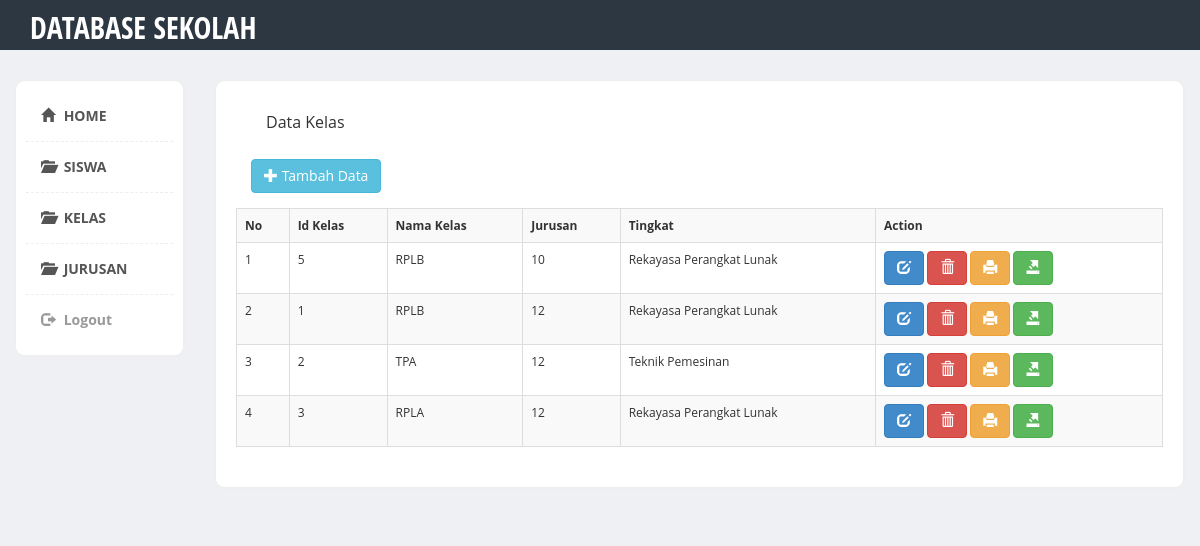
/kelas.php (signed in), run on the app's committed database.
### tables this page shows
CREATE TABLE `kelas` (
  `id_kelas` int(10) NOT NULL,
  `nm_kelas` varchar(50) NOT NULL,
  `tingkat` int(10) NOT NULL,
  `id_jur` int(10) NOT NULL
);

CREATE TABLE `jurusan` (
  `id_jur` int(10) NOT NULL,
  `nm_jur` varchar(50) NOT NULL,
  `kaprog` varchar(30) NOT NULL
);

### kelas.php (the view, shortened to what this page needs)
 <!DOCTYPE html>
<html>
    <head>
            <link href="assets/css/bootstrap.min.css" rel="stylesheet">
            <link href="assets/css/styles.css" rel="stylesheet">
    </head>
<body>
<div class="header">
	<div class="container">
	    <div class="row">
	        <div class="col-md-5">
	            <div class="logo">
	                <h1><a href="dashboard.php">DATABASE SEKOLAH</a></h1>
	            </div>
            </div>
	    </div>
	</div>
</div>
<div class="page-content">
    <div class="row">
		<div class="col-md-2">
		<div class="sidebar content-box" style="display: block;">
            <ul class="nav">
            <li class="current"><a href="dashboard.php"><i class="glyphicon glyphicon-home"></i> HOME</a></li>
            <li class="current"><a href="siswa.php"><i class="glyphicon glyphicon-folder-open"></i> SISWA</a></li>
            <li class="current"><a href="kelas.php"><i class="glyphicon glyphicon-folder-open"></i> KELAS</a></li>
            <li class="current"><a href="jur.php"><i class="glyphicon glyphicon-folder-open"></i> JURUSAN</a></li>
            <li><a href="login/logout.php"><i class="glyphicon glyphicon-log-out"></i> Logout</a></li>
            </ul>
        </div>
        </div>
    <div class="col-md-10">
        <div class="row">
            <div class="col-md-12">
            <div class="content-box-large">
  				<div class="panel-heading">
                    <div class="panel-title">Data Kelas</div>
                </div>
                <div class="panel-body">
                <a href= create-kls.php class="btn btn-info"><i class="glyphicon glyphicon-plus"></i> Tambah Data </a>
                </div>
                <div class="table-responsive">
  				    <table cellpadding="0" cellspacing="0" border="0" class="table table-striped table-bordered">
                        <tr>
                            <th>No</th>
                            <th>Id Kelas</th>
                            <th>Nama Kelas</th>
                            <th>Jurusan</th>
                            <th>Tingkat</th>
                            <th>Action</th>
                        </tr>
                            <?php
                            include 'koneksi.php';
                            $no=1;
                            $sql='SELECT kelas.id_kelas,kelas.nm_kelas,kelas.tingkat,kelas.id_jur,jurusan.nm_jur,jurusan.kaprog FROM kelas INNER JOIN jurusan ON kelas.id_jur=jurusan.id_jur ORDER BY tingkat';
                            $query = mysqli_query($koneksi,$sql);
                            while ($row = mysqli_fetch_array($query)){ ?>
                            <tr>
                                <td><?php echo $no++;?> </td>
                                <td><?php echo $row['id_kelas'];?> </td>
                                <td><?php echo$row['nm_kelas'];?></td>
                                <td><?php echo$row['tingkat'];?></td>
                                <td><?php echo$row['nm_jur'];?></td>
                                <td>
                                    <a href=edit-kls.php?id_kelas=<?php echo $row['id_kelas'];?> class="btn btn-primary"><i class="glyphicon glyphicon-edit"></i></a>
                                    <a href=crud/del-kls.php?id_kelas=<?php echo $row['id_kelas'];?> class="btn btn-danger"> <i class="glyphicon glyphicon-trash"></i></a>
                                    <a href=crud/cetak.php?id_kelas=<?php echo $row['id_kelas'];?> class="btn btn-warning"> <i class="glyphicon glyphicon-print"></i></a>
                                    <a href=crud/export.php?id_kelas=<?php echo $row['id_kelas'];?> class="btn btn-success"> <i class="glyphicon glyphicon-export"></i></a>
                                </td>
                            </tr>
                            <?php }?>
                    </table>
                </div>
            </div>
            </div>
        </div>
    </div>
    </div>
</div>
</body>
</html>

### assets/css/styles.css (style rules this page uses)
body { font-family: 'Open Sans', sans-serif; background-color: #f7f7f7; position: relative; margin: 0px; font-size: 12px; padding: 0px; }
.page-content>.row { margin-left: 0px !important; margin-right: 0px !important; margin-top: 30px; }
.header { height: 50px; background-color: #2c3742; }
.header .logo h1 { font-size: 30px; margin: 0px; padding: 10px 0px; }
.header .logo h1 a { color: #fff; font-family: 'Open Sans Condensed', sans-serif; }
.content-box, .content-box-large { margin-bottom: 30px; background: #fff; border-radius: 10px; padding: 10px; border-left: 1px solid #eee; border-top: 1px solid #eee; border-right: 2px solid #eee; border-bottom: 2px solid #eee; }
.content-box-large { padding: 20px; }
.sidebar ul.nav, .sidebar ul.nav ul { list-style: none; padding: 0px; margin: 0px; }
.sidebar .nav>li { margin: 0; border-bottom: 1px dashed #eee; }
.sidebar .nav>li:last-child { border-bottom: 0px; }
.sidebar .nav>li>a { font-size: 14px; line-height: 20px; padding: 15px 15px; color: #999; display: block; font-weight: bold; background: none; text-decoration: none; border-top: 0px; font-weight: bold; }
.sidebar .nav>li>a>i { margin-right: 5px; }
.sidebar .nav li a:hover, .sidebar .nav li.current>a { background: #fff; color: #555; border-bottom: 0px; }
body { background-color: #eff0f3; }
.panel-heading>.panel-title, .content-box-header .panel-title { float: left; padding: 10px 15px; padding-top: 0px; }
.panel-body { clear: both; }

### data on the page
kelas: id_kelas "5", nm_kelas "RPLB", tingkat "10", id_jur.nm_jur "Rekayasa Perangkat Lunak"
kelas: id_kelas "1", nm_kelas "RPLB", tingkat "12", id_jur.nm_jur "Rekayasa Perangkat Lunak"
kelas: id_kelas "2", nm_kelas "TPA", tingkat "12", id_jur.nm_jur "Teknik Pemesinan"
kelas: id_kelas "3", nm_kelas "RPLA", tingkat "12", id_jur.nm_jur "Rekayasa Perangkat Lunak"
